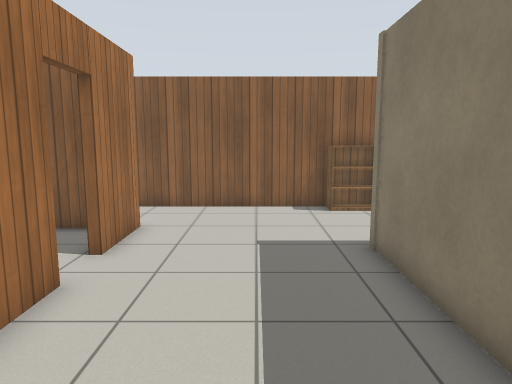
View 1 (above)

24 first-person views from a walk through a Gazebo world. The camera is 1.3 m above the floor, tilts 8° down and sees 70° across. The lines on the ground mark 1 m squares. The floor is counted in squares, 0.5 m on a side. Each view is taken from the middle of a square. On the plan, view 1 faces up. The plan holds only what a view shows up to about 20 squares ahead; the rest is blank. Gazebo's built-in surfaces are drawn with simple patterns. Simple shapes stand in for some stock models.

View 2
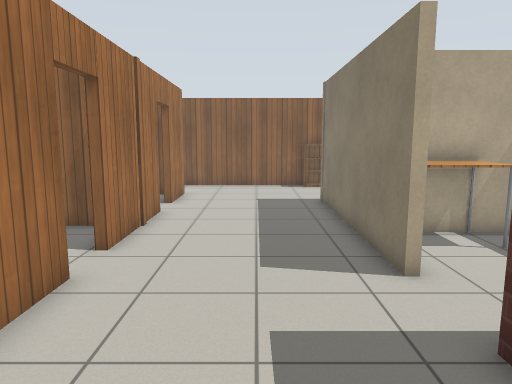

View 3
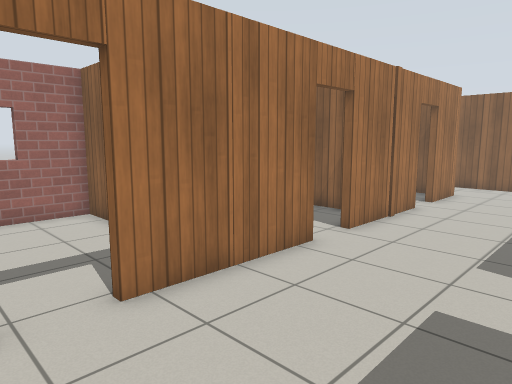

View 4
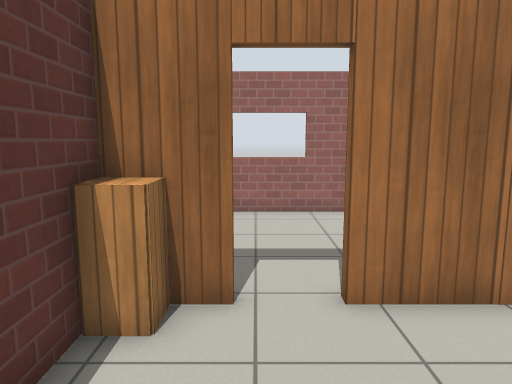

View 5
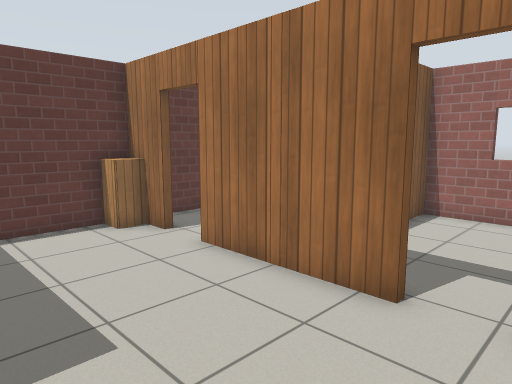

View 6
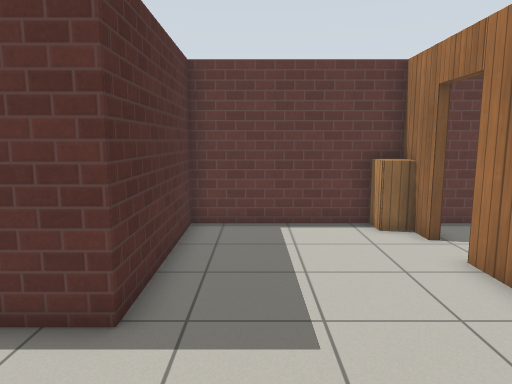

View 7
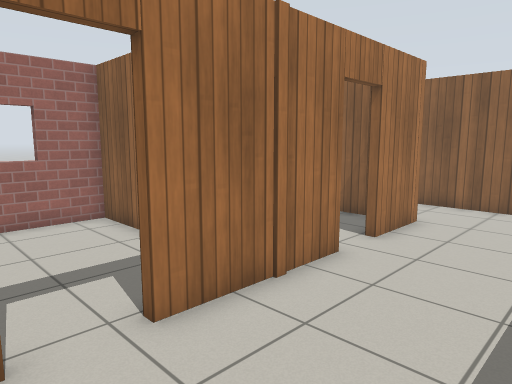

View 8
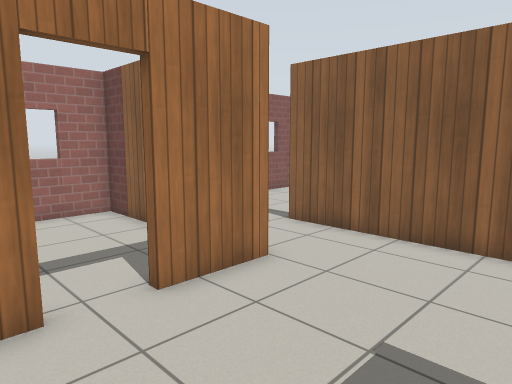

View 9
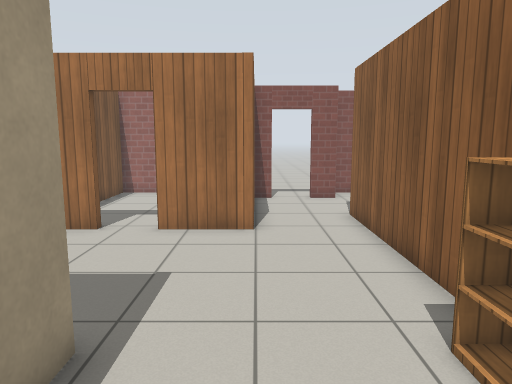

View 10
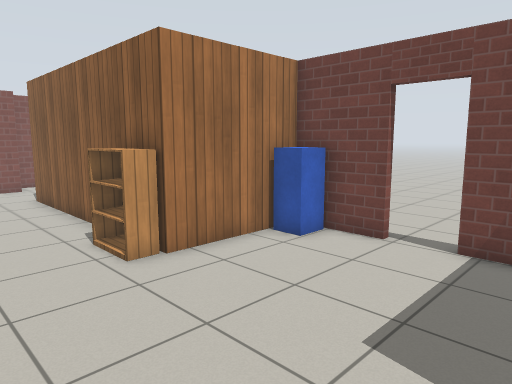

View 11
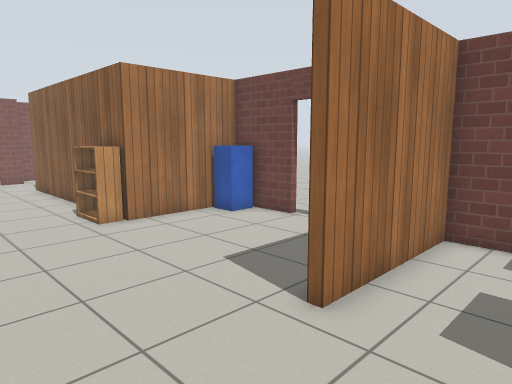

View 12
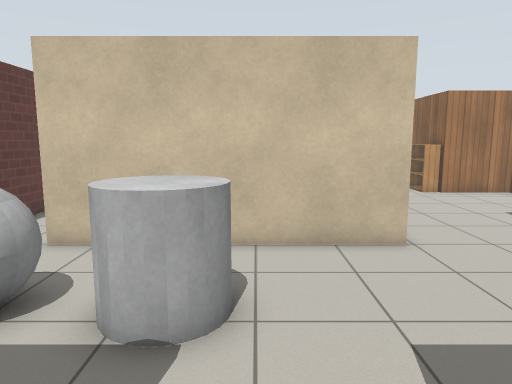

View 13
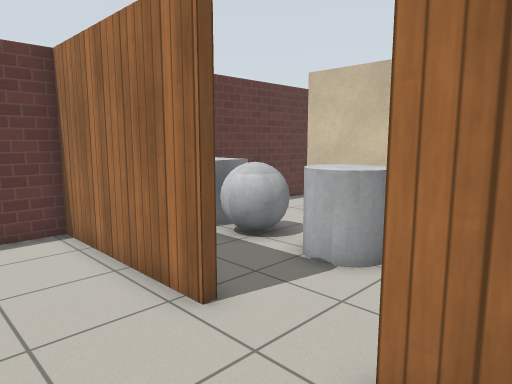

View 14
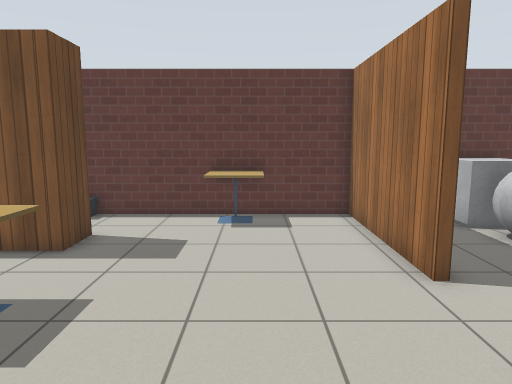

View 15
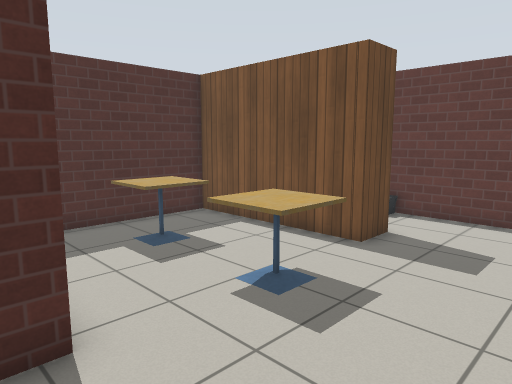

View 16
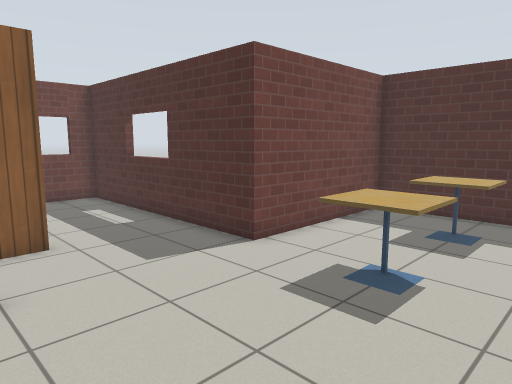

View 17
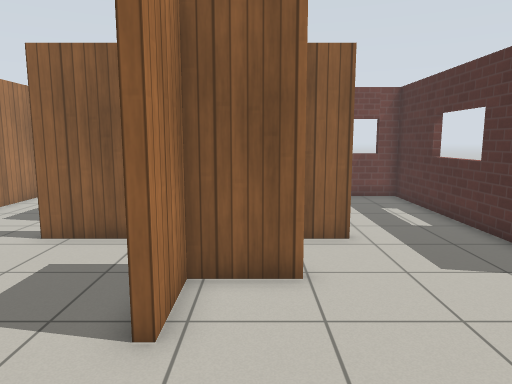

View 18
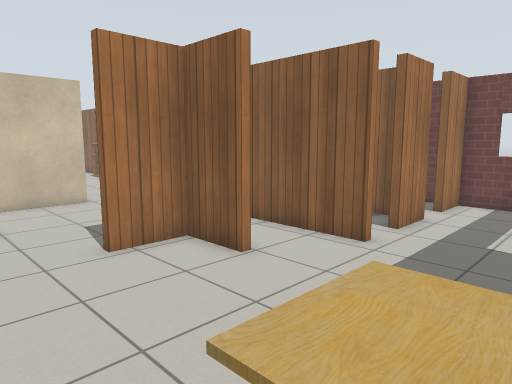

View 19
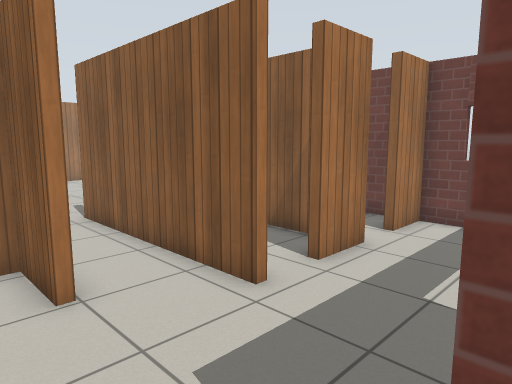

View 20
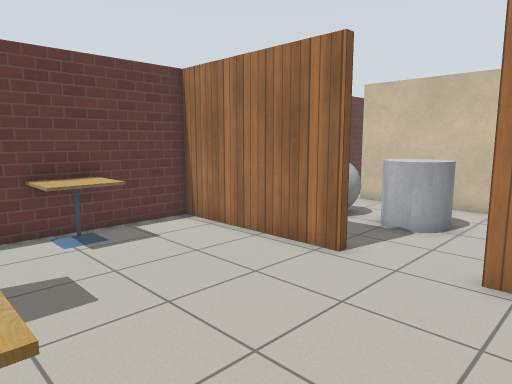

View 21
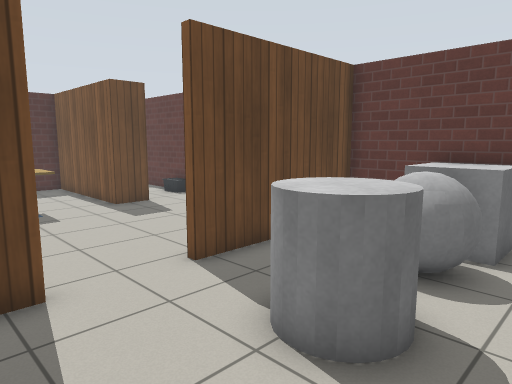

View 22
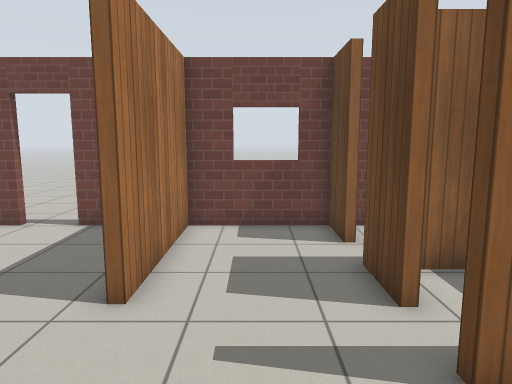

View 23
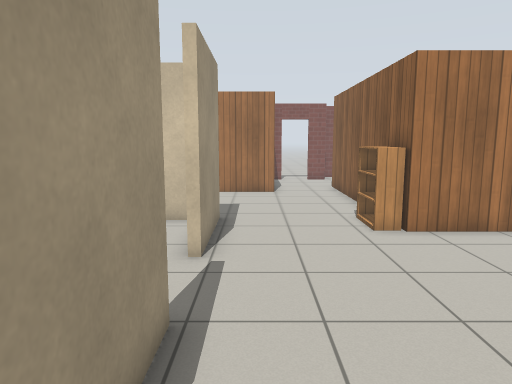

View 24
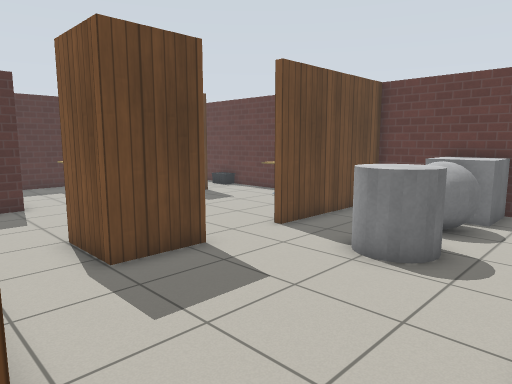

### Floor plan
Ten units are one square. View 1 is at (0, 0); x grows to the right and y downward. Boxes are objects, and circles mark ways between rooms. Rooms are numbered by the first view taken in them; rooms with no view inside come last. Other rooms are left out.
<svg viewBox="-118 -196 486 296">
<path fill="none" stroke="#000" d="M32 2 29 2 29 -88 44 -88M-35 3 -35 56M-35 -64 -35 -14M-35 -110 -35 -80M-35 73 -35 94 31 94M26 -143 -24 -143M29 94 29 28M129 -136 125 -136M78 -191 47 -191 47 -144M100 -88 135 -88M106 -191 95 -191M44 -88 71 -88 71 -84M214 -64 214 -88 240 -88M141 -89 141 2M234 -115 173 -115 173 -119M135 28 214 28 214 -35M296 0 296 -16 363 -16 363 -86 296 -86 296 -106M240 -86 217 -86 217 -64M217 -35 217 28 304 28M256 -115 234 -115M-85 -106 -113 -106 -113 -81M-113 -61 -113 -43 -84 -43M-44 -106 -63 -106M255 -136 251 -136M245 -152 222 -152M296 -106 296 -135M173 -171 173 -191 129 -191 129 -136M173 -134 173 -155"/>
<rect x="-35" y="75" width="10" height="20" fill="#bbb"><title>cabinet</title></rect>
<rect x="25" y="-145" width="30" height="20" fill="#bbb"><title>bookshelf</title></rect>
<rect x="45" y="-185" width="20" height="10" fill="#bbb"><title>postbox</title></rect>
<rect x="165" y="-55" width="30" height="80" fill="#bbb"><title>other object</title></rect>
<rect x="245" y="5" width="30" height="20" fill="#bbb"><title>cafe table</title></rect>
<rect x="285" y="-65" width="20" height="30" fill="#bbb"><title>cafe table</title></rect>
<rect x="325" y="-65" width="20" height="30" fill="#bbb"><title>cafe table</title></rect>
<circle cx="50" cy="-120" r="3" fill="#2a7"/>
<circle cx="-40" cy="-75" r="3" fill="#2a7"/>
<circle cx="130" cy="-115" r="3" fill="#2a7"/>
<circle cx="215" cy="-50" r="3" fill="#2a7"/>
<circle cx="230" cy="-100" r="3" fill="#2a7"/>
<circle cx="150" cy="-145" r="3" fill="#2a7"/>
<circle cx="275" cy="-115" r="3" fill="#2a7"/>
<text x="0" y="-30">1</text>
<text x="90" y="-140">2</text>
<text x="180" y="-50">3</text>
<text x="280" y="-40">4</text>
<text x="-80" y="-80">5</text>
<text x="260" y="-120">6</text>
<text x="150" y="-160">7</text>
</svg>
Room 1 opens to room 2. Room 1 opens to room 5. Room 2 opens to room 3. Room 3 opens to room 4. Room 3 opens to room 7. Room 4 opens to room 6.

Where each view was taken, in squares from view 1:
view 1: 0 up, 0 right, facing up
view 2: 7 down, 0 right, facing up
view 3: 8 down, 2 right, facing up-left
view 4: 7 down, 2 right, facing left
view 5: 2 up, 2 right, facing down-left
view 6: 2 up, 1 right, facing down
view 7: 1 down, 1 right, facing up-left
view 8: 5 up, 2 right, facing up-left
view 9: 11 up, 7 right, facing left
view 10: 10 up, 12 right, facing up-left
view 11: 9 up, 16 right, facing up-left
view 12: 5 up, 23 right, facing left
view 13: 8 up, 25 right, facing down-left
view 14: 10 up, 25 right, facing down
view 15: 10 up, 25 right, facing down-right
view 16: 2 up, 23 right, facing up-right
view 17: 2 up, 23 right, facing up
view 18: 3 up, 30 right, facing up-left
view 19: 7 up, 30 right, facing up-left
view 20: 8 up, 29 right, facing down-left
view 21: 8 up, 15 right, facing down-right
view 22: 8 up, 15 right, facing up
view 23: 10 up, 15 right, facing left
view 24: 12 up, 14 right, facing down-right
